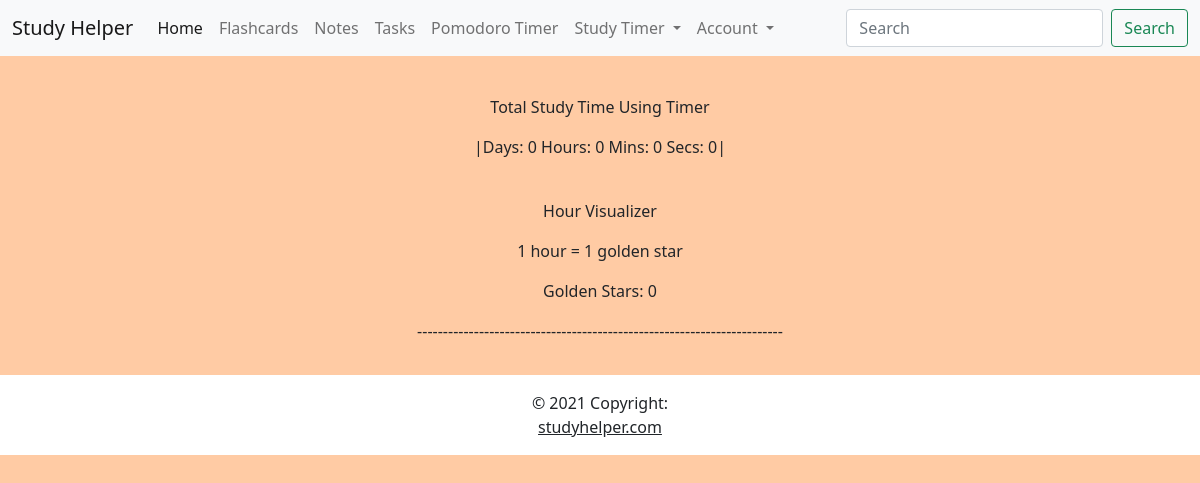
Page /mystats (signed in) on the earlier database version.
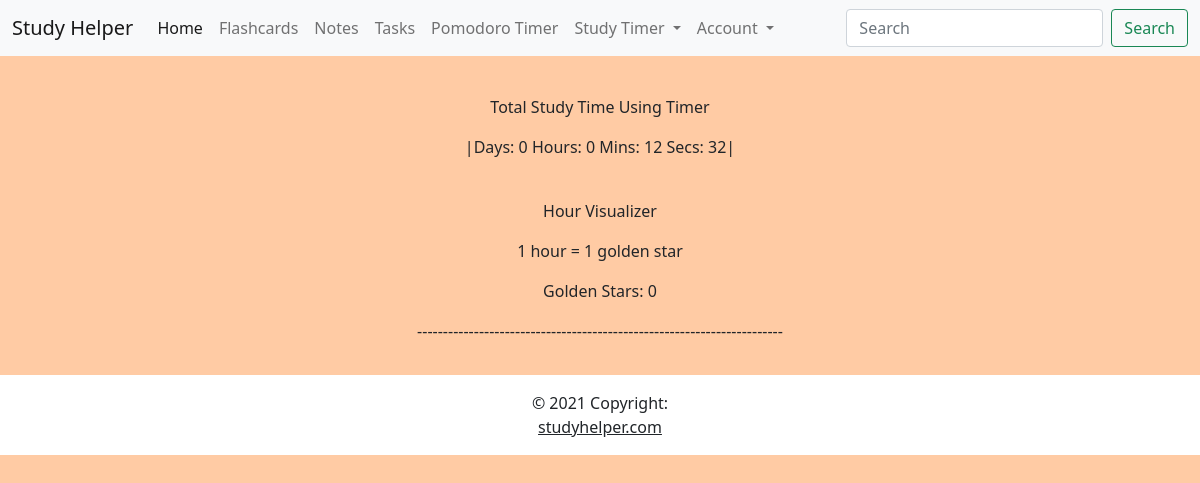
Same page on the later database version.
### myapp/models.py (models this page shows)
class HoursTracked(UserMixin, db.Model):
    id = db.Column(db.Integer, primary_key=True)
    time = db.Column(db.Integer)
    author_id = db.Column(db.Integer, db.ForeignKey('user.id'))
    def __repr__(self):
        time = round(self.time/1000)
        day = time // (24 * 3600)
        time = time % (24 * 3600)
        hour = time // 3600
        time %= 3600
        mins = time // 60
        time %= 60
        secs = time
        return f'|Days: {day} Hours: {hour} Mins: {mins} Secs: {secs}|'

### myapp/routes.py (the view)
@myapp_obj.route("/mystats")
def stats():
    hours_tracked = HoursTracked.query.get(current_user.get_id())
    time = hours_tracked.time
    time = round(time/1000)
    day = time // (24 * 3600)
    time = time % (24 * 3600)
    hour = time // 3600
    golden_stars = ""
    num_of_stars = 0
    for n in range(hour):
        golden_stars +=" X "
        num_of_stars += 1
    return render_template("user/stats.html", hours_tracked = hours_tracked, golden_stars = golden_stars, num = num_of_stars)

### myapp/models.py (called while the page is built)
@login.user_loader
def load_user(id):
    return User.query.get(int(id))

### myapp/templates/user/stats.html (shortened to what this page needs)
{% extends "user/user_menu.html" %}
{% block content %}
    <p><br>Total Study Time Using Timer</p>
    <p>{{ hours_tracked }}</p>
    <p><br>Hour Visualizer</p>
    <p>1 hour = 1 golden star</p>
    <p>Golden Stars: {{ num }}</p>
    <p>-----------------------------------------------------------------------</p>
{% endblock %}

Differences in the rows shown:
changed HoursTracked: time "|Days: 0 Hours: 0 Mins: 0 Secs: 0|" → "|Days: 0 Hours: 0 Mins: 12 Secs: 32|"
